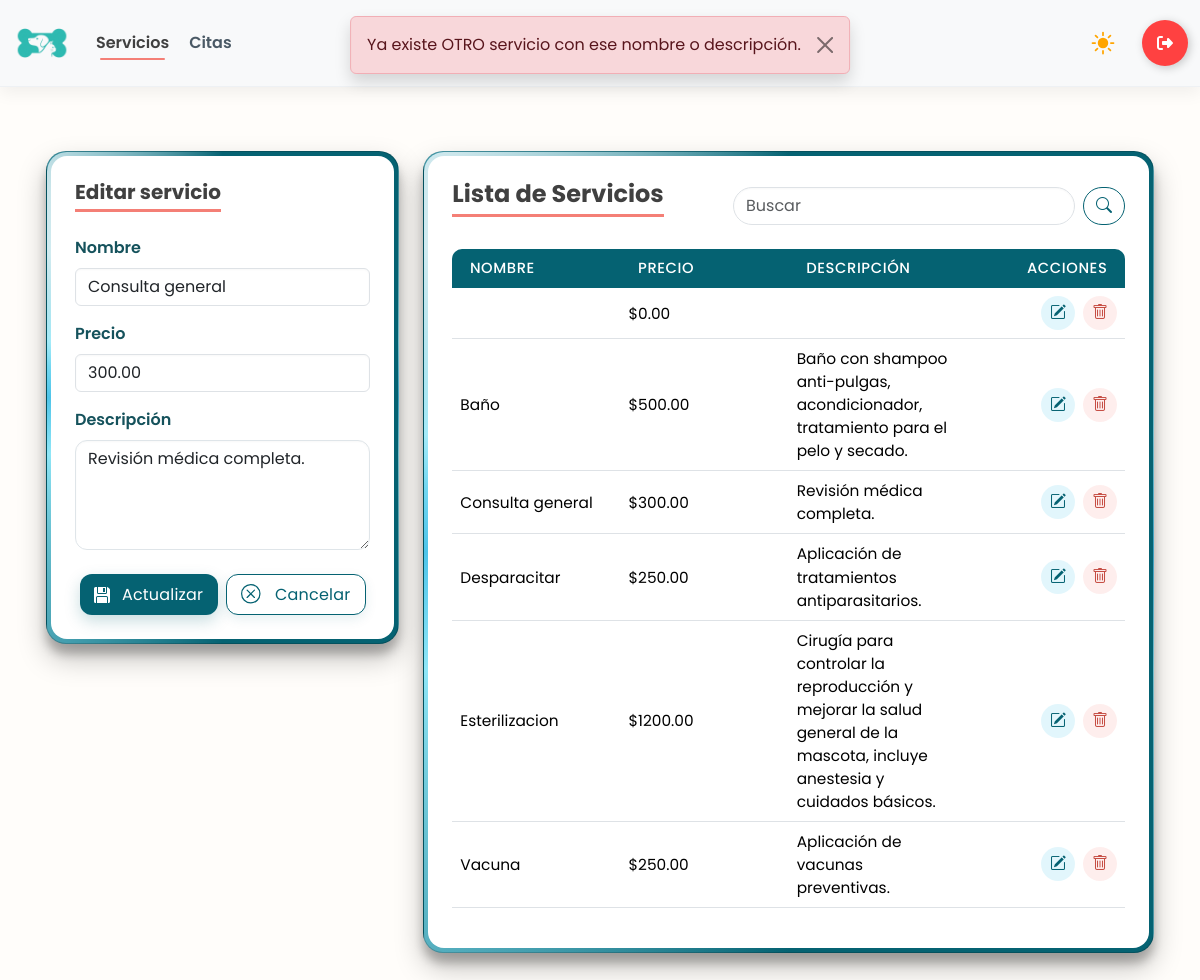
The page /servicios/15/ (signed in) on the database its author committed.
### app/models.py (models this page shows, shortened)
class SERVICIO(models.Model):
    nombre = models.CharField(max_length=100)
    precio = models.DecimalField(max_digits=10, decimal_places=2)
    descripcion = models.TextField(max_length=250, null= True)

### app/views.py (the view, shortened to what this page needs)
# urls.py: path('servicios/', views.servicios_panel, name='servicios'), # Panel o dashboard
@login_required
@user_passes_test(is_employee_or_admin)
def servicios_panel(request, id=None):
    es_admin = is_admin(request.user)
    servicio = get_object_or_404(SERVICIO, id=id) if id else None
    if request.method == "POST" and not es_admin:
        messages.error(request, "No tienes permisos para modificar servicios.")
        return redirect("servicios")
    nombre = request.POST.get("nombre", "").strip().capitalize()
    precio = request.POST.get("precio", "").strip()
    descripcion = request.POST.get("descripcion", "").strip().capitalize()
    duplicate_query = Q(nombre=nombre) | Q(descripcion=descripcion)
    if servicio:  # editar
        if SERVICIO.objects.filter(duplicate_query).exclude(id=servicio.id).exists():
            messages.error(request, "Ya existe OTRO servicio con ese nombre o descripción.")
    q = request.GET.get('q', '').strip()
    qs = SERVICIO.objects.all().order_by("nombre")
    if q:
        q_normal = strip_accents(q.lower())
        servicios_filtrados = []
        for s in qs:
            nombre_normal = strip_accents(s.nombre.lower())
            desc_normal = strip_accents(s.descripcion.lower())
            if q_normal in nombre_normal or q_normal in desc_normal:
                servicios_filtrados.append(s)
        servicios = servicios_filtrados
    else:
        servicios = qs
    ctx = {
        "servicios": servicios,
        "servicio": servicio,
        "editando": bool(servicio),
        "form_data": request.POST if request.method == "POST" else {}, # Para que no se borre el formulario en caso de error
        "q": q,
        "es_admin": es_admin,
    }
    return render(request, "servicios.html", ctx)

### app/views.py (called while the page is built)
def is_admin(user):
    return user.is_superuser or user.groups.filter(name='Administrador').exists()

def is_employee_or_admin(user):
    return user.is_superuser or user.groups.filter(name__in=['Administrador', 'Empleado']).exists()

### app/templates/servicios.html (shortened to what this page needs)
{% load static %}
<!DOCTYPE html>
<html lang="es">
<head>
    {% include 'referencias.html' %}
    <link rel="stylesheet" href="{% static 'css/panel.css' %}">
</head>
<body>
    {% include 'navbar-panel.html' %}
    <main class="container mt-5 mb-5 p-3">
        <div class="row g-4">
            <div class="col-12 col-lg-4">
                <div class="card glass-card">
                    <div class="card-body p-4">
                        <h5 class="card-title mb-4">
                            {% if editando %}Editar servicio{% else %}Crear servicio{% endif %}
                        </h5>
                        <form method="post" autocomplete="off"
                            action="{% if editando %}{% url 'servicios_edit' servicio.id %}{% else %}{% url 'servicios' %}{% endif %}">
                            <div class="mb-3">
                                <label class="form-label">Nombre</label>
                                <input type="text" name="nombre" class="form-control"
                                    pattern="^[A-Za-zÁÉÍÓÚáéíóúÑñ\s]+$" maxlength="100" required
                                    value="{% if form_data.nombre %}{{ form_data.nombre }}{% elif servicio %}{{ servicio.nombre }}{% endif %}">
                            </div>
                            <div class="mb-3">
                                <label class="form-label">Precio</label>
                                <input type="number" step="0.01" min="0" name="precio" pattern="^\d+(\.\d{1,2})?$"
                                    class="form-control" required
                                    value="{% if form_data.precio %}{{ form_data.precio }}{% elif servicio %}{{ servicio.precio }}{% endif %}">
                            </div>
                            <div class="mb-3">
                                <label class="form-label">Descripción</label>
                                <textarea name="descripcion" rows="4" class="form-control" maxlength="250"
                                    required>{% if form_data.descripcion %}{{ form_data.descripcion }}{% elif servicio %}{{ servicio.descripcion }}{% endif %}</textarea>
                            </div>
                            <div class="d-flex gap-2 justify-content-center mt-4">
                                <button type="submit" class="btn-save"
                                    aria-label="{% if editando %}Actualizar{% else %}Guardar{% endif %}">
                                    <div class="svg-wrapper-1">
                                        <div class="svg-wrapper">
                                        </div>
                                    </div>
                                    <span>{% if editando %}Actualizar{% else %}Guardar{% endif %}</span>
                                </button>
                                {% if editando %}
                                <a href="{% url 'servicios' %}" class="btn-clean" aria-label="Cancelar">
                                    <div class="svg-wrapper-1">
                                        <div class="svg-wrapper">
                                        </div>
                                    </div>
                                    <span>Cancelar</span>
                                </a>
                                {% endif %}
                            </div>
                        </form>
                    </div>
                </div>
            </div>
            <div class="col-12 col-lg-8">
                <div class="card glass-card">
                    <div class="card-body p-4">
                        <div class="d-flex justify-content-between align-items-center mb-3">
                            <h4 class="m-0 card-title mb-3">Lista de Servicios</h4>
                            <form class="d-flex" method="get" action="{% url 'servicios' %}">
                                <input class="form-control me-2" type="search" placeholder="Buscar" name="q"
                                    value="{{ q }}">
                                <button class="btn btn-outline" type="submit"><i class="bi bi-search"></i></button>
                            </form>
                        </div>
                        <table class="table tabla-servicios align-middle">
                            <thead>
                                <tr>
                                    <th>Nombre</th>
                                    <th>Precio</th>
                                    <th>Descripción</th>
                                    <th class="text-end">Acciones</th>
                                </tr>
                            </thead>
                            <tbody>
                                {% for servicio in servicios %}
                                <tr>
                                    <td>{{ servicio.nombre }}</td>
                                    <td>${{ servicio.precio|floatformat:2 }}</td>
                                    <td>{{ servicio.descripcion }}</td>
                                    <td class="text-end">
                                        <div class="d-inline-flex gap-2">
                                            <a class="btn-accion btn-edit"
                                                href="{% url 'servicios_edit' servicio.id %}">
                                                <i class="bi bi-pencil-square"></i>
                                            </a>
                                            <a class="btn-accion btn-delete" href="{% url 'eliminar' servicio.id %}"
                                                onclick="return confirm('¿Eliminar este servicio?')">
                                                <i class="bi bi-trash"></i>
                                            </a>
                                        </div>
                                    </td>
                                </tr>
                                {% empty %}
                                <tr>
                                    <td colspan="4" class="text-center text-muted">Sin información disponible</td>
                                </tr>
                                {% endfor %}
                            </tbody>
                        </table>
                        </div>
                    </div>
                </div>
            </div>
    </main>
    {% include 'alertas.html' %}
</body>
</html>

### app/static/css/panel.css (style rules this page uses)
:root { color-scheme: light; }
:root { --primary: #056272; --accent: #4EC4E9; --accent-light: #8FE6F7; --coral: #F47F76; --paper: #FFFDFa; --light_coral: #e4a5a1; --ink: #333333; }
body { font-family: "Poppins", sans-serif !important; background-color: var(--paper) !important; }
:root { --navbar-h: 72px; }
body { padding-top: var(--navbar-h); }
html { scroll-behavior: smooth; }
.card-title { color: #404040 !important; font-weight: bold; display: inline-block; padding-bottom: 0.3rem; margin-bottom: 1.5rem; border-bottom: 3px solid #F47F76; }
.glass-card, .card { position: relative; border-radius: 20px !important; overflow: hidden; padding: 4px; background: conic-gradient( from 90deg, var(--primary) 0%, var(--primary) 25%, var(--accent-light) 45%, var(--accent) 50%, var(--accent-light) 55%, var(--primary) 75%, var(--primary) 100% ); box-shadow: rgba(0, 0, 0, 0.25) 0px 14px 28px, rgba(0, 0, 0, 0.22) 0px 10px 10px; transition: transform .6s cubic-bezier(0.15, 0.83, 0.66, 1), box-shadow .3s ease; }
.glass-card::before { content: ""; position: absolute; inset: 0; border-radius: inherit; background: conic-gradient( from 0deg, transparent 0deg, transparent 280deg, rgba(255, 255, 255, 0.7) 310deg, rgba(255, 255, 255, 0.7) 320deg, transparent 360deg ); animation: spin-border 4s linear infinite; }
.glass-card .card-body { position: relative; z-index: 2; background: #ffffff; border-radius: 16px; padding: 1.5rem; }
.form-label { font-weight: 600; color: color-mix(in srgb, var(--primary) 65%, #333); }
.form-control, .form-select, textarea.form-control { border-radius: 12px; border: 1.6px solid #dfe5e9; box-shadow: inset 0 1px 2px rgba(0, 0, 0, .03); transition: border-color .2s ease, box-shadow .2s ease; }
.btn-save, .btn-clean { line-height: 1; padding: .55em .9em; display: inline-flex; align-items: center; gap: .35rem; border: none; border-radius: 12px; letter-spacing: .2px; cursor: pointer; transition: background .25s ease, transform .2s ease, box-shadow .25s ease; justify-content: center; min-width: 130px }
.btn-save { background: var(--primary); color: #fff; fill: #dcdcdc; box-shadow: 0 6px 16px rgba(5, 98, 114, .22); }
.btn-clean { background: #fff; color: var(--primary); fill: currentColor; border: 1.5px solid var(--primary); box-shadow: 0 4px 12px rgba(5, 98, 114, .10); }
.btn-save span, .btn-clean span { transition: opacity .35s ease, font-size .35s ease, margin-left .35s ease; display: inline-block; margin-left: 0.4em; vertical-align: middle; white-space: nowrap; }
.btn-save svg, .btn-clean svg { transform-origin: center; transition: transform .28s ease, fill .28s ease; display: block; }
.svg-wrapper-1 { display: flex; }
.svg-wrapper { display: flex; align-items: center; justify-content: center; transition: transform .45s linear; }
a.btn-save, a.btn-clean { text-decoration: none; }
.card .d-flex .form-control[type="search"] { border-radius: 999px; }
.btn.btn-outline { border-radius: 999px; --bs-btn-color: var(--primary); --bs-btn-border-color: var(--primary); }
.tabla-servicios { margin-bottom: 0; border-collapse: separate; border-spacing: 0; table-layout: fixed; width: 100%; }
.tabla-servicios thead th { background: var(--primary); color: #ffffff; border: 0 !important; font-weight: 500; font-size: 0.92rem; letter-spacing: 0.04em; text-transform: uppercase; padding: 0.55rem 1.1rem; }
.tabla-servicios thead th:first-child { border-top-left-radius: 10px; }
.tabla-servicios thead th:last-child { border-top-right-radius: 10px; }
.tabla-servicios td { vertical-align: middle; padding: 1.1rem 1.4rem; font-size: 0.96rem; line-height: 1.5; }
.tabla-servicios th { vertical-align: middle; }
.btn-accion { width: 34px; height: 34px; border-radius: 999px; display: inline-flex; align-items: center; justify-content: center; padding: 0; border: none; font-size: 1rem; cursor: pointer; transition: background 0.2s ease, color 0.2s ease, transform 0.15s ease, box-shadow 0.15s ease; }
.btn-edit { background: rgba(78, 196, 233, 0.16); color: var(--primary); }
.btn-delete { background: rgba(244, 127, 118, 0.13); color: #c64d43; }

### rows shown on the page
SERVICIO: nombre "Consulta general", precio "300.00", descripcion "Revisión médica completa."
SERVICIO: precio "0.00"
SERVICIO: nombre "Baño", precio "500.00", descripcion "Baño con shampoo anti-pulgas, acondicionador, tratamiento para el pelo y secado."
SERVICIO: nombre "Desparacitar", precio "250.00", descripcion "Aplicación de tratamientos antiparasitarios."
SERVICIO: nombre "Esterilizacion", precio "1200.00", descripcion "Cirugía para controlar la reproducción y mejorar la salud general de la mascota, incluye anestesia y cuidados básicos."
SERVICIO: nombre "Vacuna", precio "250.00", descripcion "Aplicación de vacunas preventivas."

### other values the page prints
{{ message }} "Ya existe OTRO servicio con ese nombre o descripción."
